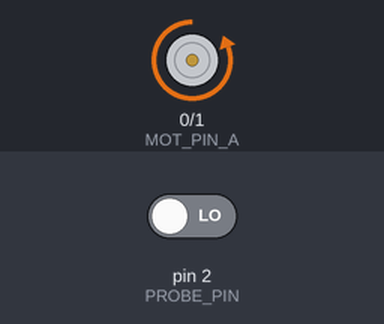
A sketch run on a simulated Arduino Uno, built with avr-gcc and run on an emulated ATmega328P. Parts: motor-driver pin pairs drawn as motors (green arrow = first pin HIGH = forward, orange = second pin HIGH = backward, longer = more drive). Inputs (shaded band) come from the test bench; at power-on: pin 2 (PROBE_PIN) LOW.

Above: at 0.01 s.
At 1.2 s:
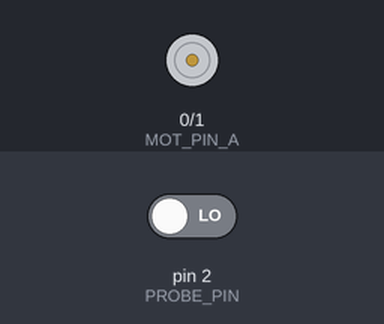
1.3 s: pin 2 (PROBE_PIN) driven HIGH
At 2.5 s:
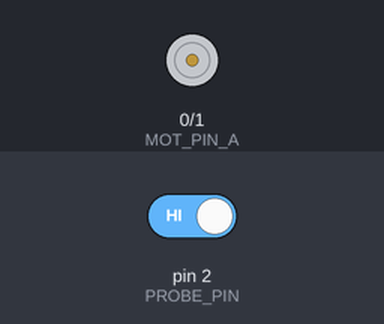
Timing chart, 0 to 4.3 s (numbered marks = the images above; inputs shaded):
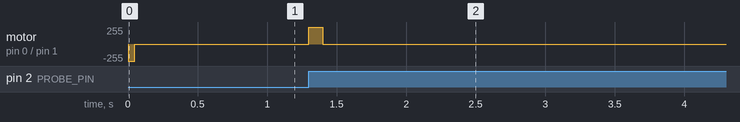

The sketch:

timerTiny.ino
```cpp
/**
    Chemical Timer Action - Mission Possible MK2
    Ward Melville HS Science Olympiad - Team A - 2017-2018
    expTiny.ino
    Purpose: Turns on a motor when the input is recieved. Turns it off when a switch is hit.

    @author David Cutting
    @version 0.1 1/4/2018
*/

// Definitions for microcontroller pin numbers
const int MOT_PIN_A = 0;
const int MOT_PIN_B = 1;
const int PROBE_PIN = 2;

// Variables for states of the pins
bool outState = LOW;

void setup() {
  // Set the microcontroller pins as either inputs or outputs
  pinMode(MOT_PIN_A, OUTPUT);
  pinMode(MOT_PIN_B, OUTPUT);
  pinMode(PROBE_PIN, INPUT);

  // Set the output pin to low
  digitalWrite(MOT_PIN_A, LOW); // Write the output pin to LOW
  digitalWrite(MOT_PIN_B, HIGH); // Write the output pin to LOW
  delay(50);
  digitalWrite(MOT_PIN_A, LOW); // Write the output pin to LOW
  digitalWrite(MOT_PIN_B, LOW); // Write the output pin to LOW
}

void loop() {
  if(digitalRead(PROBE_PIN) && outState == LOW) {
    // If the absolute value of the difference between the current reading and the initial reading is greater than the threshold...
    digitalWrite(MOT_PIN_A, HIGH); // Trigger the next action
    delay(100);
    digitalWrite(MOT_PIN_A, LOW); // Trigger the next action
    outState = HIGH;
  }
}
```

Measured:
- after the input at 1.3 s, motor on pin 0 (MOT_PIN_A) / pin 1 (MOT_PIN_B): stopped → forward 255/255 at once, → stopped 0.10 s later
